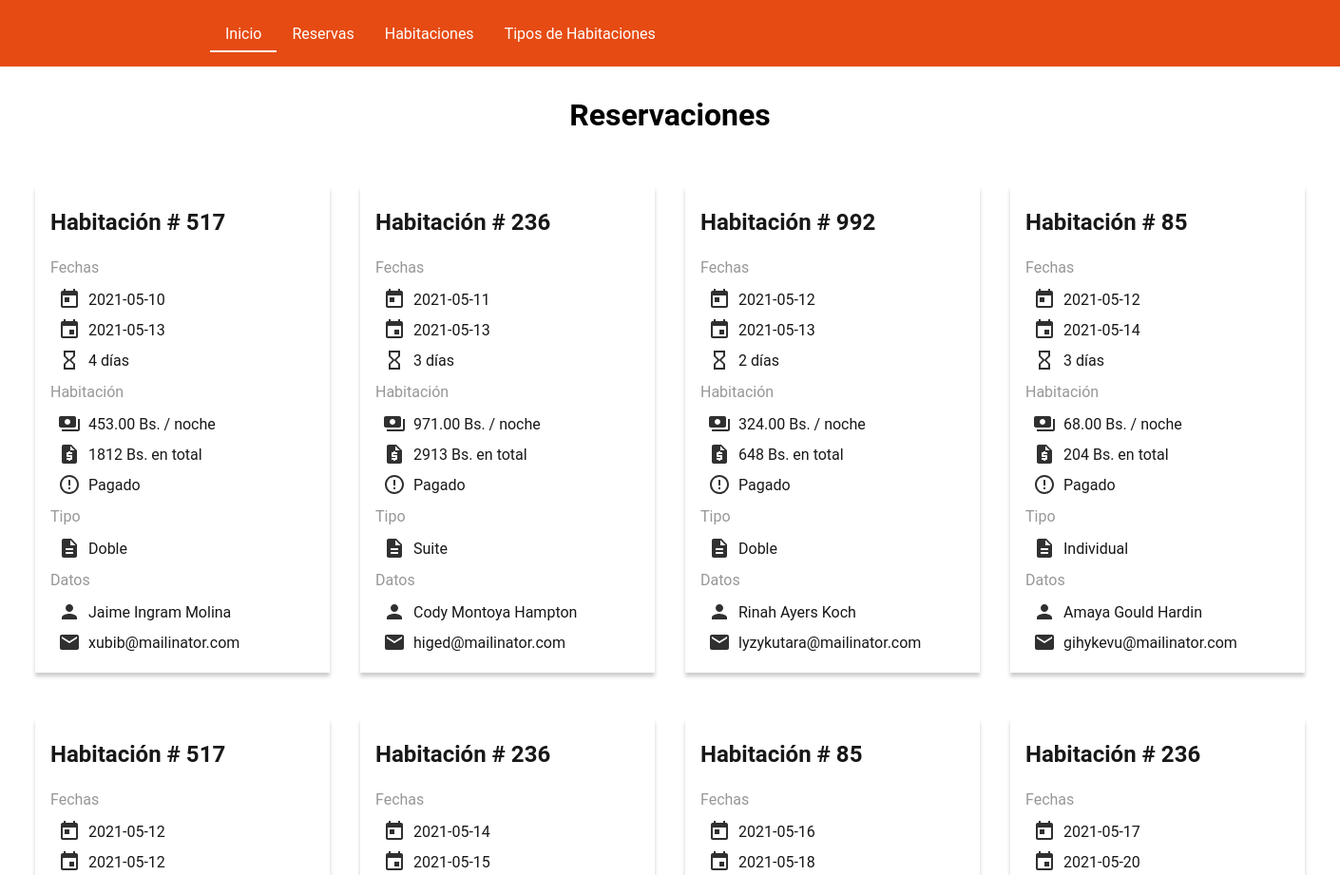
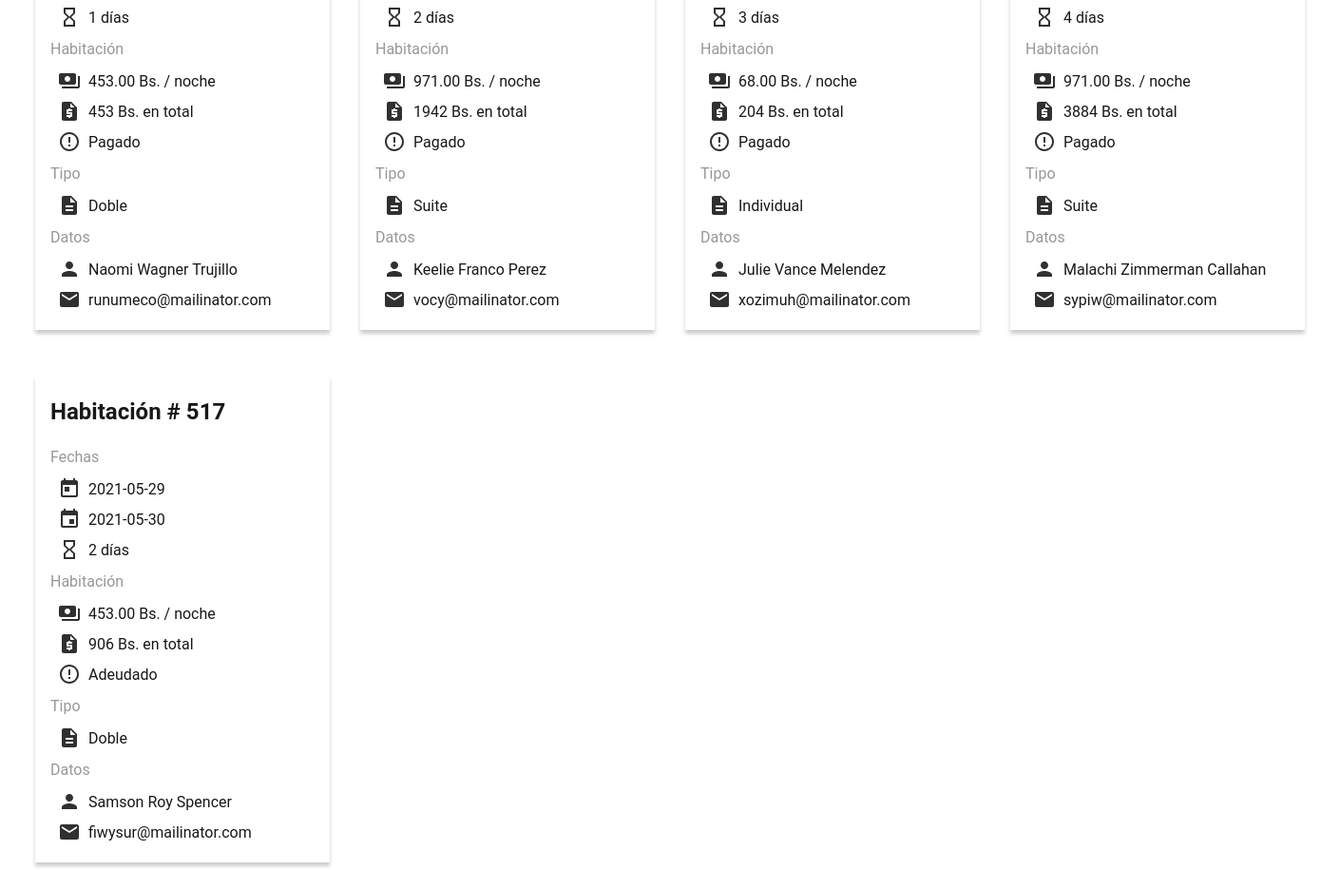
The app's page /tarea6/index.php with its own data (2 pictures, top to bottom).
### tables this page shows
CREATE TABLE `reservations` (
  `id` int(10) UNSIGNED NOT NULL,
  `code` varchar(16) NOT NULL,
  `admission_date` date NOT NULL,
  `departure_date` date NOT NULL,
  `is_pad` tinyint(1) NOT NULL DEFAULT 0,
  `names` varchar(45) NOT NULL,
  `surnames` varchar(50) NOT NULL,
  `email` varchar(70) NOT NULL,
  `room_id` smallint(5) UNSIGNED NOT NULL
);

CREATE TABLE `rooms` (
  `id` smallint(5) UNSIGNED NOT NULL,
  `number` smallint(5) UNSIGNED NOT NULL,
  `has_private_bathroom` tinyint(1) NOT NULL DEFAULT 0,
  `space` decimal(7,2) NOT NULL,
  `price` decimal(7,2) NOT NULL,
  `type_room_id` tinyint(3) UNSIGNED DEFAULT NULL
);

CREATE TABLE `type_rooms` (
  `id` tinyint(3) UNSIGNED NOT NULL,
  `description` varchar(70) NOT NULL,
  `number_beds` tinyint(3) UNSIGNED NOT NULL
);

### tarea6/Database.php (called while the page is built, shortened)
<?php
class Database extends mysqli
{
  public function getReservations()
  {
    $query = "SELECT r.id, r.code, r.admission_date, r.departure_date, r.is_pad, r.names, r.surnames, r.email, ro.id, ro.number, ro.has_private_bathroom, ro.space, ro.price, t.description, t.number_beds FROM reservations AS r LEFT JOIN rooms AS ro ON r.room_id = ro.id LEFT JOIN type_rooms AS t ON ro.type_room_id = t.id ORDER BY r.admission_date";
    $result = $this->query($query);
    $reservations = $result->fetch_all(MYSQLI_ASSOC);
    return $reservations;
  }
}

### tarea6/index.php (the view, shortened to what this page needs)
<!DOCTYPE html>
<html lang="es">
<head>
  <link rel="stylesheet" href="./css/style.css" />
</head>
<body>
  <header class="header">
    <nav class="nav">
      <ul class="nav__list">
        <li class="nav__item">
          <a href="./index.php" class="nav__link nav__link--active">Inicio</a>
        </li>
        <li class="nav__item">
          <a href="./reservations/index.php" class="nav__link">Reservas</a>
        </li>
        <li class="nav__item">
          <a href="./rooms/index.php" class="nav__link">Habitaciones</a>
        </li>
        <li class="nav__item">
          <a href="./type-rooms/index.php" class="nav__link">
            Tipos de Habitaciones
          </a>
        </li>
      </ul>
    </nav>
  </header>
  <div class="container container--large">
    <h1 class="title">Reservaciones</h1>
    <?php
    include('./database_init.php');
    $reservations = $db->getReservations();
    if (count($reservations) > 0) :
    ?>
      <div class="row">
        <?php
        foreach ($reservations as $reservation) :
          $days = (strtotime($reservation['departure_date']) - strtotime($reservation['admission_date'])) / 86400 + 1;
        ?>
          <div class="col-3">
            <div class="card">
              <div class="card__head">
                <h2 class="card__title">Habitación # <?= $reservation['number'] ?></h2>
              </div>
              <div class="card__content">
                <h3 class="card__subtitle">Fechas</h3>
                <ul class="card__list">
                  <li class="card__item">
                    <svg class="icon card__item-icon">
                      <use xlink:href="./assets/feather-sprite.svg#start-date" />
                    </svg>
                    <span class="card__item-datum">
                      <?= $reservation['admission_date'] ?>
                    </span>
                  </li>
                  <li class="card__item">
                    <svg class="icon card__item-icon">
                      <use xlink:href="./assets/feather-sprite.svg#end-date" />
                    </svg>
                    <span class="card__item-datum">
                      <?= $reservation['departure_date'] ?>
                    </span>
                  </li>
                  <li class="card__item">
                    <svg class="icon card__item-icon">
                      <use xlink:href="./assets/feather-sprite.svg#days" />
                    </svg>
                    <span class="card__item-datum">
                      <?= $days ?> días
                    </span>
                  </li>
                </ul>
                <h3 class="card__subtitle">Habitación</h3>
                <ul class="card__list">
                  <li class="card__item">
                    <svg class="icon card__item-icon">
                      <use xlink:href="./assets/feather-sprite.svg#price" />
                    </svg>
                    <span class="card__item-datum">
                      <?= $reservation['price'] ?> Bs. / noche
                    </span>
                  </li>
                  <li class="card__item">
                    <svg class="icon card__item-icon">
                      <use xlink:href="./assets/feather-sprite.svg#total-price" />
                    </svg>
                    <span class="card__item-datum">
                      <?= $days * $reservation['price'] ?> Bs. en total
                    </span>
                  </li>
                  <li class="card__item">
                    <svg class="icon card__item-icon">
                      <use xlink:href="./assets/feather-sprite.svg#is-pad" />
                    </svg>
                    <span class="card__item-datum">
                      <?= $reservation['is_pad'] ? 'Pagado' : 'Adeudado' ?>
                    </span>
                  </li>
                </ul>
                <h3 class="card__subtitle">Tipo</h3>
                <ul class="card__list">
                  <li class="card__item">
                    <svg class="icon card__item-icon">
                      <use xlink:href="./assets/feather-sprite.svg#description" />
                    </svg>
                    <span class="card__item-datum">
                      <?= $reservation['description'] != NULL ? $reservation['description'] : 'No definida' ?>
                    </span>
                  </li>
                </ul>
                <h3 class="card__subtitle">Datos</h3>
                <ul class="card__list">
                  <li class="card__item">
                    <svg class="icon card__item-icon">
                      <use xlink:href="./assets/feather-sprite.svg#person" />
                    </svg>
                    <span class="card__item-datum">
                      <?= $reservation['names'] ?> <?= $reservation['surnames'] ?>
                    </span>
                  </li>
                  <li class="card__item">
                    <svg class="icon card__item-icon">
                      <use xlink:href="./assets/feather-sprite.svg#email" />
                    </svg>
                    <span class="card__item-datum">
                      <?= $reservation['email'] ?>
                    </span>
                  </li>
                </ul>
              </div>
            </div>
          </div>
        <?php
        endforeach;
        ?>
      </div>
    <?php
    endif;
    ?>
  </div>
</body>
</html>

### tarea6/css/style.css (style rules this page uses)
* { box-sizing: border-box; }
body { font-family: Roboto, Helvetica, sans-serif; margin: 0; }
h1, h2, h3, p { margin: 0; }
ol, ul { margin: 0; list-style: none; padding: 0; }
li { padding: none; }
a { text-decoration: none; }
.container { max-width: 1000px; width: 1000px; margin: 0 auto; padding: 2rem 1rem; }
.container--large { max-width: 1400px; width: 1400px; }
.row { margin: 2rem 0; display: flex; flex-wrap: wrap; }
.col-3 { width: 25%; }
.title { text-align: center; margin-bottom: 2rem; }
.icon { width: 24px; height: 24px; fill: #303030; }
.card { margin: 1.5rem 1rem; padding: 1rem; box-shadow: 0 0.25rem 0.25rem rgba(0, 0, 0, 0.2); color: #181818; transition: transform 0.5s ease; }
.card__head { display: flex; justify-content: space-between; }
.card__title { margin: 0.5rem 0 1rem 0; }
.card__subtitle { margin: 0.5rem 0; color: #979797; font-weight: 400; font-size: 1rem; }
.card__item { padding: 0.25rem 0.5rem; display: flex; align-items: center; }
.card__item-datum { padding: 0 0.5rem; }
.header { background-color: #e64b13; height: 70px; }
.nav { max-width: 1000px; width: 1000px; margin: 0 auto; padding: 0 1rem; }
.nav__list { display: flex; height: 70px; align-items: center; }
.nav__link { padding: 0.5rem 1rem; color: #ffffff; }
.nav__link--active { border-bottom: 2px solid #ffffff; }

### records on screen
reservations: room.number "517", admission_date "2021-05-10", departure_date "2021-05-13", days "4", room.price "453.00", $days * $reservation['price'] "1812", is_pad "Pagado", type_rooms.description "Doble", names "Jaime Ingram", surnames "Molina", email "xubib@mailinator.com"
reservations: room.number "236", admission_date "2021-05-11", departure_date "2021-05-13", days "3", room.price "971.00", $days * $reservation['price'] "2913", is_pad "Pagado", type_rooms.description "Suite", names "Cody Montoya", surnames "Hampton", email "higed@mailinator.com"
reservations: room.number "992", admission_date "2021-05-12", departure_date "2021-05-13", days "2", room.price "324.00", $days * $reservation['price'] "648", is_pad "Pagado", type_rooms.description "Doble", names "Rinah Ayers", surnames "Koch", email "lyzykutara@mailinator.com"
reservations: room.number "85", admission_date "2021-05-12", departure_date "2021-05-14", days "3", room.price "68.00", $days * $reservation['price'] "204", is_pad "Pagado", type_rooms.description "Individual", names "Amaya Gould", surnames "Hardin", email "gihykevu@mailinator.com"
reservations: room.number "517", admission_date "2021-05-12", departure_date "2021-05-12", days "1", room.price "453.00", $days * $reservation['price'] "453", is_pad "Pagado", type_rooms.description "Doble", names "Naomi Wagner", surnames "Trujillo", email "runumeco@mailinator.com"
reservations: room.number "236", admission_date "2021-05-14", departure_date "2021-05-15", days "2", room.price "971.00", $days * $reservation['price'] "1942", is_pad "Pagado", type_rooms.description "Suite", names "Keelie Franco", surnames "Perez", email "vocy@mailinator.com"
reservations: room.number "85", admission_date "2021-05-16", departure_date "2021-05-18", days "3", room.price "68.00", $days * $reservation['price'] "204", is_pad "Pagado", type_rooms.description "Individual", names "Julie Vance", surnames "Melendez", email "xozimuh@mailinator.com"
reservations: room.number "236", admission_date "2021-05-17", departure_date "2021-05-20", days "4", room.price "971.00", $days * $reservation['price'] "3884", is_pad "Pagado", type_rooms.description "Suite", names "Malachi Zimmerman", surnames "Callahan", email "sypiw@mailinator.com"
reservations: room.number "517", admission_date "2021-05-29", departure_date "2021-05-30", days "2", room.price "453.00", $days * $reservation['price'] "906", is_pad "Adeudado", type_rooms.description "Doble", names "Samson Roy", surnames "Spencer", email "fiwysur@mailinator.com"
